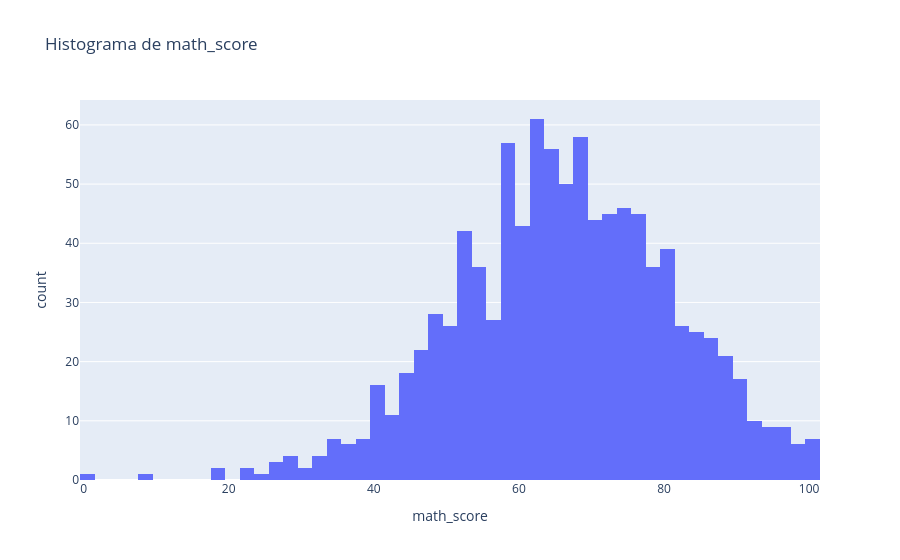
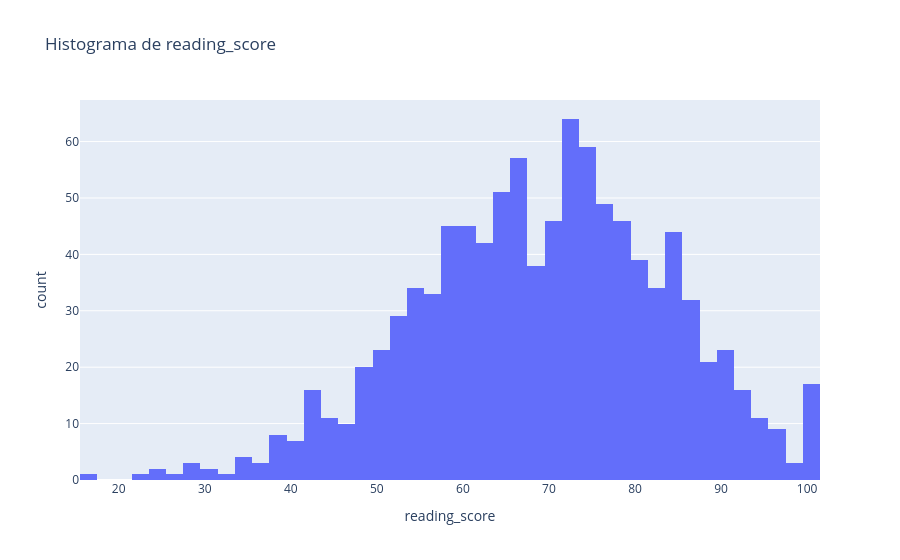
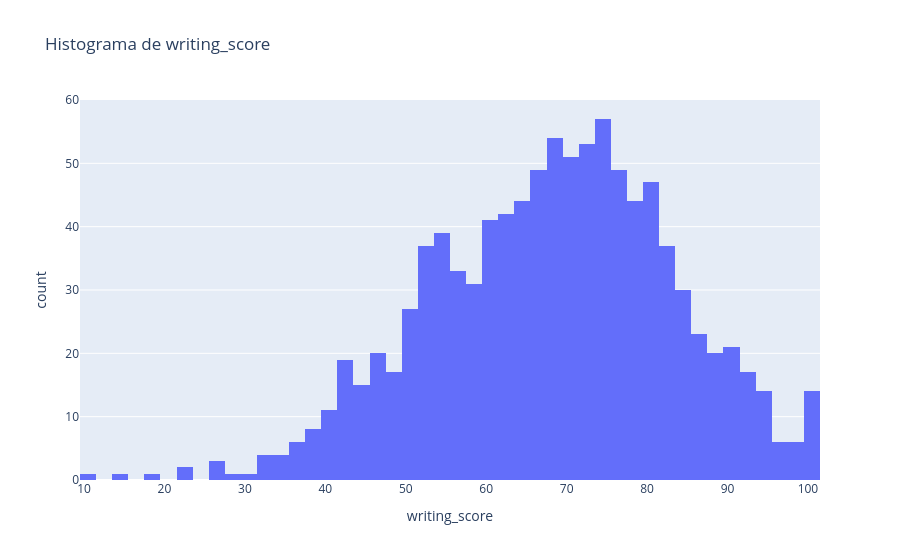

The notebook cell saved with these charts, in order:
### Markdown cell above
> Utilice la función creada en el punto 1.1 para verificar sus resultados. Adapte los nombres de las columnas con snake_case si es necesario.

### Code cell
analyze_df(df_cleaned)
print(df_cleaned.shape)

### Figure 1 — Plotly figure (JSON) as saved in the notebook; plotly's stock layout.template omitted (floating-point values rounded to 4 significant figures; data arrays with more than 128 entries replaced by an {"elided": "..."} marker saying what was removed)
{"data": [{"bingroup": "x", "hovertemplate": "math_score=%{x}<br>count=%{y}<extra></extra>", "legendgroup": "", "marker": {"color": "#636efa", "pattern": {"shape": ""}}, "name": "", "orientation": "v", "showlegend": false, "type": "histogram", "x": {"elided": "1000 float values"}, "xaxis": "x", "yaxis": "y"}], "layout": {"barmode": "relative", "legend": {"tracegroupgap": 0}, "title": {"text": "Histograma de math_score"}, "xaxis": {"anchor": "y", "domain": [0, 1], "title": {"text": "math_score"}}, "yaxis": {"anchor": "x", "domain": [0, 1], "title": {"text": "count"}}}}

### Figure 2 — Plotly figure (JSON) as saved in the notebook; plotly's stock layout.template omitted (floating-point values rounded to 4 significant figures; data arrays with more than 128 entries replaced by an {"elided": "..."} marker saying what was removed)
{"data": [{"bingroup": "x", "hovertemplate": "reading_score=%{x}<br>count=%{y}<extra></extra>", "legendgroup": "", "marker": {"color": "#636efa", "pattern": {"shape": ""}}, "name": "", "orientation": "v", "showlegend": false, "type": "histogram", "x": {"elided": "1000 float values"}, "xaxis": "x", "yaxis": "y"}], "layout": {"barmode": "relative", "legend": {"tracegroupgap": 0}, "title": {"text": "Histograma de reading_score"}, "xaxis": {"anchor": "y", "domain": [0, 1], "title": {"text": "reading_score"}}, "yaxis": {"anchor": "x", "domain": [0, 1], "title": {"text": "count"}}}}

### Figure 3 — Plotly figure (JSON) as saved in the notebook; plotly's stock layout.template omitted (floating-point values rounded to 4 significant figures; data arrays with more than 128 entries replaced by an {"elided": "..."} marker saying what was removed)
{"data": [{"bingroup": "x", "hovertemplate": "writing_score=%{x}<br>count=%{y}<extra></extra>", "legendgroup": "", "marker": {"color": "#636efa", "pattern": {"shape": ""}}, "name": "", "orientation": "v", "showlegend": false, "type": "histogram", "x": {"elided": "1000 float values"}, "xaxis": "x", "yaxis": "y"}], "layout": {"barmode": "relative", "legend": {"tracegroupgap": 0}, "title": {"text": "Histograma de writing_score"}, "xaxis": {"anchor": "y", "domain": [0, 1], "title": {"text": "writing_score"}}, "yaxis": {"anchor": "x", "domain": [0, 1], "title": {"text": "count"}}}}
